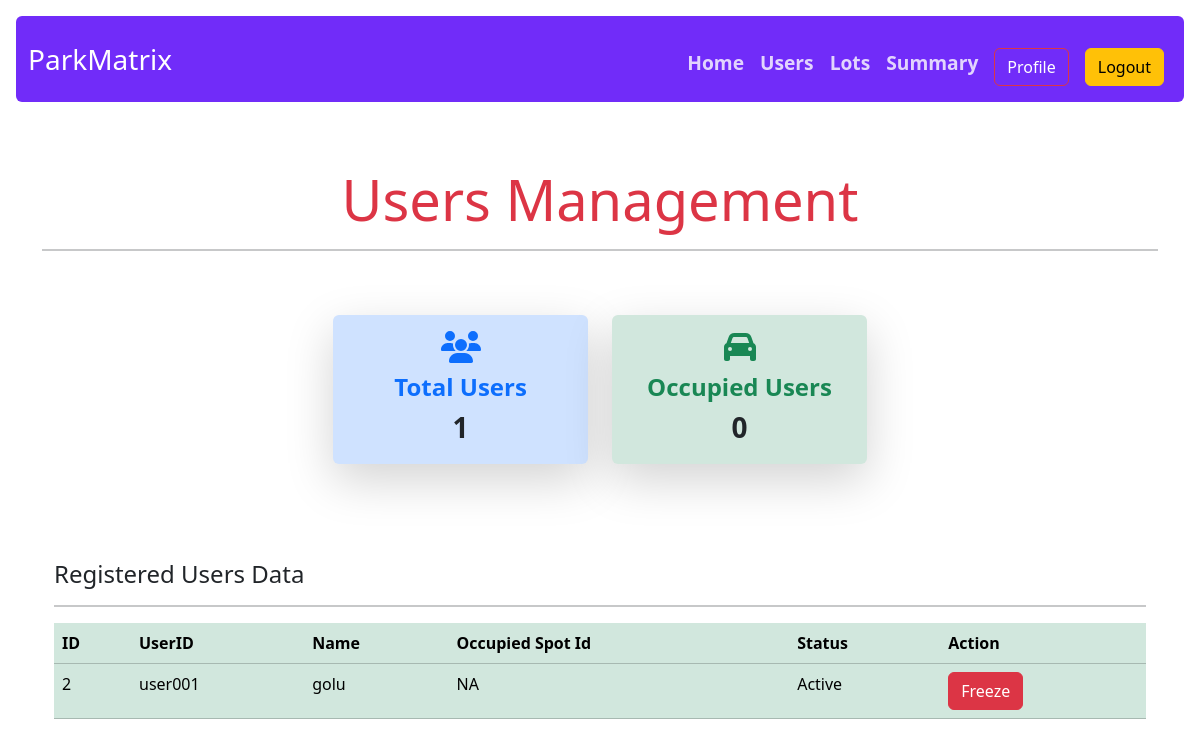
/user_list (signed in), run on an earlier commit of the app's database.
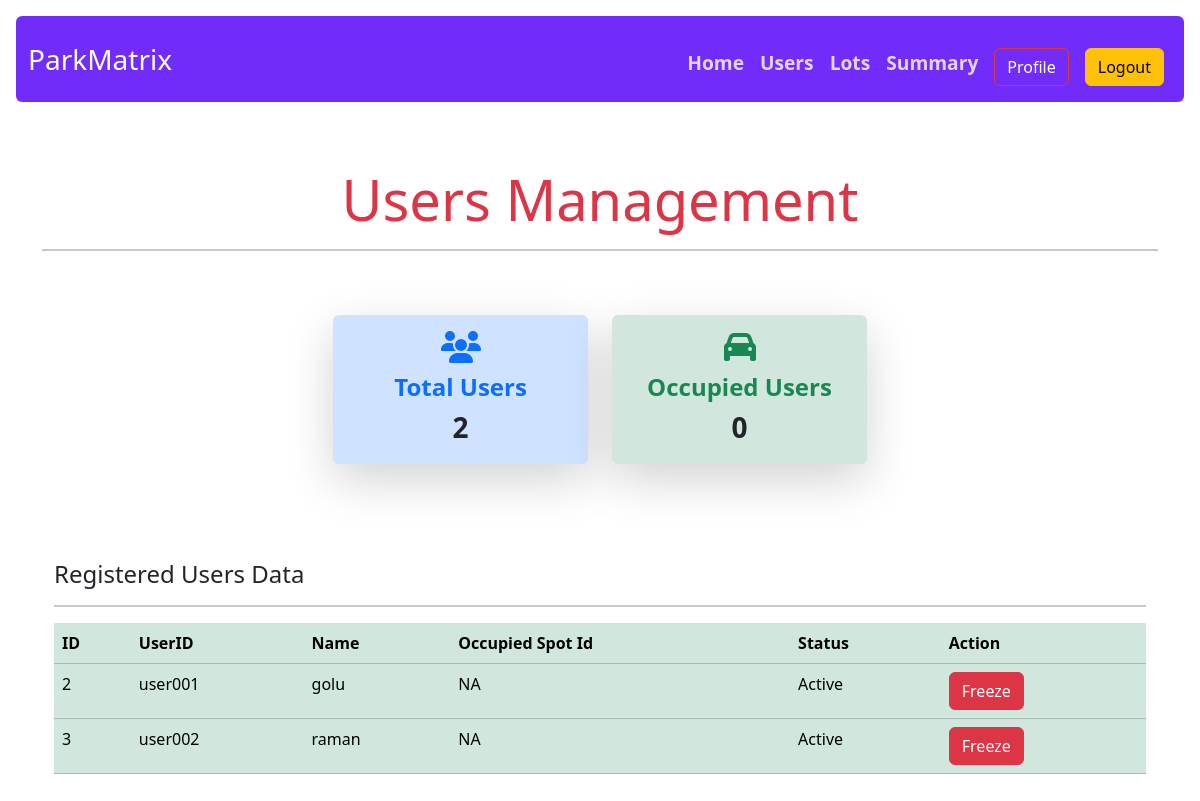
And on a later commit of the database.
### models/models.py (models this page shows)
class User(db.Model):
    id = db.Column(db.Integer , primary_key = True)
    username = db.Column(db.String(32) , unique = True, nullable=False)
    passhash = db.Column(db.String(256), nullable = False)
    name = db.Column(db.String(64), nullable=False)
    is_admin = db.Column(db.Boolean, nullable = False , default = False)
    is_active_user = db.Column(db.Boolean, nullable = False , default = True)
    acquired_spot = db.relationship("Bookedspot", backref="user", lazy='dynamic',cascade='all, delete-orphan')

### controllers/routes.py (the view)
@app.route('/user_list')
@admin_required
def user_list():
    all_users = User.query.all()
    user_count = User.query.filter_by(is_active_user = True, is_admin=False).count()
    bookings_count = ParkingSpot.query.filter_by(occupied_status=True).count()
    usermodel = []
    for user in all_users:
        if user.is_admin:
            continue
        current_spot_id = "NA"
        current_spot_number = "NA"
        active_booking = Bookedspot.query.filter_by(user_id=user.id, vehicle_released=False).first()
        if active_booking:
            parking_spot = ParkingSpot.query.get(active_booking.spot_id)
            current_spot_id = parking_spot.id
            current_spot_number = parking_spot.spot_number
        usermodel.append({
            'id': user.id,
            'username': user.username,
            'name': user.name,
            'spot_id': current_spot_id,
            'spot_number': current_spot_number,
            'deleted_spot': user.is_active_user
        })
    return render_template('user_list.html', usermodel=usermodel, user_count=user_count, bookings_count=bookings_count)

### controllers/routes.py (called while the page is built)
@app.context_processor
def inject_user():
    user = None
    if 'user_id' in session:
        user = User.query.get(session['user_id'])
    return dict(user=user)

def admin_required(func):
    @wraps(func)
    def inner(*args, **kwargs):
        if 'user_id'not in session:
            flash("Please log in first.")
            return redirect(url_for('login'))
        user = User.query.get(session['user_id'])
        if not user.is_admin:
            flash("You are not an admin.")
            return redirect(url_for('user_dashboard'))
        return func(*args, **kwargs)
    return inner

### templates/user_list.html (shortened to what this page needs)
{% extends 'layout.html' %}
{% block content %}
<div class="container-lg py-5">
  <h3 class="display-4 text-center mb-2  text-danger">
    Users Management
  </h3>
  <hr class="border-2">
  <div class="container py-5 mx-auto">
    <div class="row g-4 justify-content-center">
      <div class="col-12 col-sm-6 col-md-5 col-lg-3">
        <div class="card shadow-lg border-0 bg-primary-subtle text-dark h-100 rounded-xl">
          <div class="card-body text-center p-3">
            <i class="fas fa-users fa-2x mb-2 text-primary"></i>
            <h4 class="card-title fw-semibold text-primary mb-1">Total Users</h4>
            <p class="fs-3 fw-bold mb-0">{{user_count}}</p>
          </div>
        </div>
      </div>
      <div class="col-12 col-sm-6 col-md-5 col-lg-3">
        <div class="card shadow-lg border-0 bg-success-subtle text-dark h-100 rounded-xl">
          <div class="card-body text-center p-3">
            <i class="fas fa-car fa-2x mb-2 text-success"></i>
            <h4 class="card-title fw-semibold text-success mb-1">Occupied Users</h4>
            <p class="fs-3 fw-bold mb-0">{{bookings_count}}</p>
          </div>
        </div>
      </div>
    </div>
  </div>
  <div class="container-lg">
    <h4 class="text-start dispaly-1 mb-3 mt-5 ">Registered Users Data</h4>
    <hr class="border-2">
    <table class="table table-success ">
      <thead>
        <tr>
          <th scope="col">ID</th>
          <th scope="col">UserID</th>
          <th scope="col">Name</th>
          <th scope="col">Occupied Spot Id</th>
          <th scope="col">Status</th>
          <th scope="col">Action</th>
        </tr>
      </thead>
      <tbody>
        {% for users in usermodel %}
        <tr>
          <td>{{users.id}}</td>
          <td>{{users.username}}</td>
          <td>{{users.name}}</td>
          <td>{% if users.spot_id != 0 %}
            {{users.spot_id}}
            {% endif %}
          </td>
          <td> {% if users.deleted_spot %}
            Active
            {% else %}
            Inactive
            {% endif %}
           </td>
          <td>
            {% if users.deleted_spot %}
            <a href="{{ url_for('deactivate_user' , uid = users.id) }}" class="btn btn-danger">Freeze</a>
            {% else %}
            <a href="{{ url_for('deactivate_user' , uid = users.id) }}" class="btn btn-warning">Activate</a>
            {% endif %}
          </td>
        </tr>
        {% endfor %}
      </tbody>
    </table>
  </div>
  {% endblock %}

What changed in the data, as far as the page shows it:
added User: id "3", username "user002", name "raman", spot_id "NA"
Also different on the page:
{{ user_count }}: "1" → "2"
